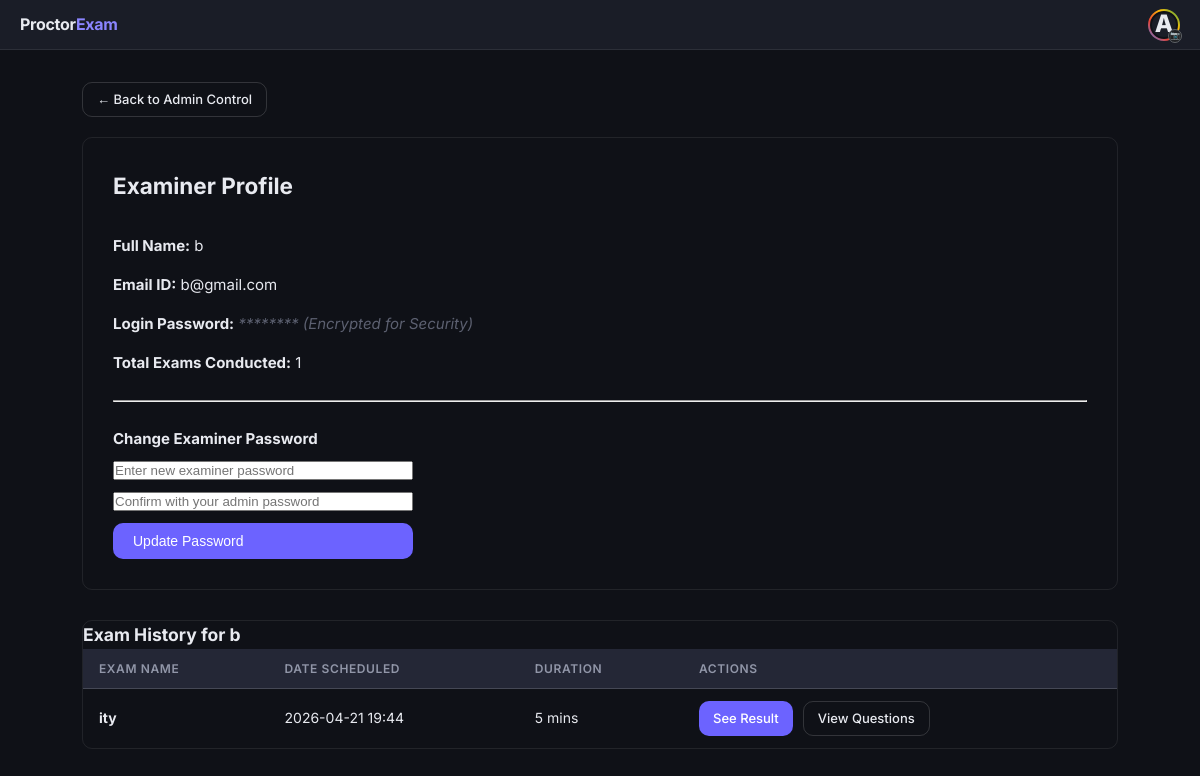
The page /admin/examiner/2/details (signed in) on the database as committed earlier.
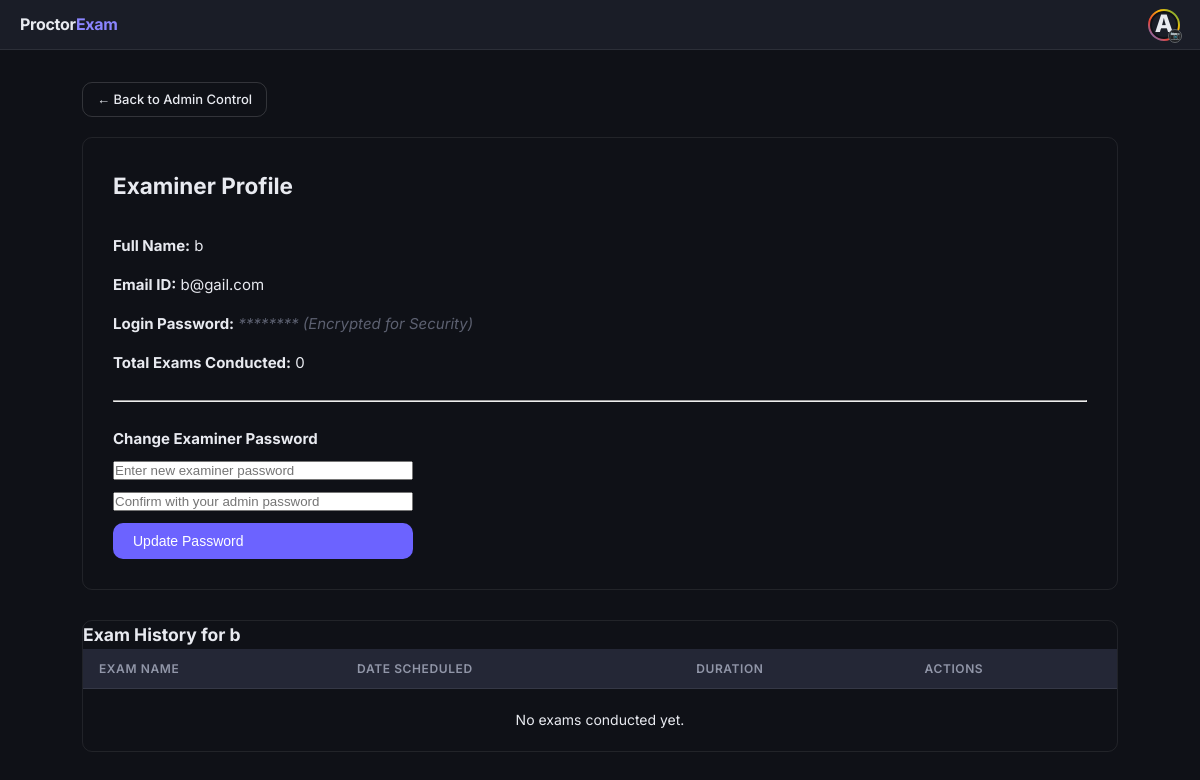
The same page on the database as committed later.
### tables this page shows
CREATE TABLE users (
    id INTEGER PRIMARY KEY AUTOINCREMENT,
    role TEXT NOT NULL,                  -- student / admin / examiner / developer
    username TEXT NOT NULL,
    email TEXT UNIQUE NOT NULL,
    password TEXT NOT NULL,
    college_name TEXT NOT NULL,
    profile_pic TEXT DEFAULT 'default_avatar.png',
    status TEXT DEFAULT 'active'         -- pending / active / rejected
);

CREATE TABLE exams (
    id INTEGER PRIMARY KEY AUTOINCREMENT,
    exam_name TEXT NOT NULL,
    subject TEXT NOT NULL,
    description TEXT,
    start_time TEXT NOT NULL,
    duration INTEGER NOT NULL,
    random_password TEXT NOT NULL,
    examiner_id INTEGER NOT NULL,
    results_published INTEGER DEFAULT 0,

    -- âœ… CSV FEATURE
    allowed_emails TEXT,

    FOREIGN KEY (examiner_id) REFERENCES users(id)
);

### app.py (the view)
@app.route('/admin/examiner/<int:teacher_id>/details')
@login_required
@admin_required
def teacher_details(teacher_id):
    conn = get_db()
    teacher = conn.execute('SELECT * FROM users WHERE id = ? AND role = "examiner" AND college_name = ?',
                           (teacher_id, session['college'])).fetchone()
    if not teacher:
        conn.close()
        flash("Examiner not found.", "error")
        return redirect(url_for('admin_dashboard'))
    exams = conn.execute('SELECT * FROM exams WHERE examiner_id = ?', (teacher_id,)).fetchall()
    conn.close()
    return render_template('admin_teacher_view.html', teacher=teacher, exams=exams)

### app.py (called while the page is built)
def get_db():
    conn = sqlite3.connect(DB_PATH, timeout=20)
    conn.row_factory = sqlite3.Row
    return conn

def login_required(f):
    @wraps(f)
    def decorated(*args, **kwargs):
        if 'user_id' not in session: return redirect(url_for('login'))
        return f(*args, **kwargs)
    return decorated

def admin_required(f):
    @wraps(f)
    def decorated(*args, **kwargs):
        if session.get('role') != 'admin':
            flash('Access Denied: Master Admin privileges required.', 'error')
            return redirect(url_for('dashboard'))
        return f(*args, **kwargs)
    return decorated

### templates/admin_teacher_view.html (shortened to what this page needs)
{% extends "base.html" %}
{% block content %}
<div class="page">
    <div style="margin-bottom: 20px;">
        <a href="{{ url_for('admin_dashboard') }}" class="btn btn-outline btn-sm">← Back to Admin Control</a>
    </div>
    <div class="table-wrap" style="padding: 30px;">
        <h2 style="border-bottom: 2px solid var(--accent1); padding-bottom: 10px;">
            Examiner Profile
        </h2>
        <div style="margin-top: 20px; display: flex; flex-direction: column; gap: 15px;">
            <div><strong>Full Name:</strong> {{ teacher.username }}</div>
            <div><strong>Email ID:</strong> {{ teacher.email }}</div>
            <div>
                <strong>Login Password:</strong>
                <span style="color:var(--text3); font-style: italic;">
                    ******** (Encrypted for Security)
                </span>
            </div>
            <div><strong>Total Exams Conducted:</strong> {{ exams|length }}</div>
        </div>
        <hr style="margin:25px 0;">
        <h4 style="margin-bottom:10px;">Change Examiner Password</h4>
        <form id="changePasswordForm" method="POST" action="{{ url_for('admin_change_examiner_password', user_id=teacher.id) }}">
            <div style="display:flex; flex-direction:column; gap:12px; max-width:300px;">
                <input
                    type="text"
                    name="new_password"
                    placeholder="Enter new examiner password"
                    class="form-control"
                >
                <input
                    type="password"
                    name="admin_password"
                    placeholder="Confirm with your admin password"
                    class="form-control"
                >
                <button type="submit" class="btn btn-primary">
                    Update Password
                </button>
            </div>
        </form>
    </div>
    <div class="table-wrap" style="margin-top: 30px;">
        <h3>Exam History for {{ teacher.username }}</h3>
        <table>
            <thead>
                <tr>
                    <th>Exam Name</th>
                    <th>Date Scheduled</th>
                    <th>Duration</th>
                    <th>Actions</th>
                </tr>
            </thead>
            <tbody>
                {% for exam in exams %}
                <tr>
                    <td><strong>{{ exam.exam_name }}</strong></td>
                    <td>{{ exam.start_time.replace('T', ' ') }}</td>
                    <td>{{ exam.duration }} mins</td>
                    <td>
                        <div style="display: flex; gap: 10px;">
                            <a href="{{ url_for('exam_detail_results', exam_id=exam.id) }}" class="btn btn-primary btn-sm">
                                See Result
                            </a>
                            <a href="{{ url_for('view_exam_questions', exam_id=exam.id) }}" class="btn btn-outline btn-sm">
                                View Questions
                            </a>
                        </div>
                    </td>
                </tr>
                {% else %}
                <tr>
                    <td colspan="4" style="text-align:center; padding:20px;">
                        No exams conducted yet.
                    </td>
                </tr>
                {% endfor %}
            </tbody>
        </table>
    </div>
</div>
{% endblock %}

Rows that differ between the two databases and show on the page:
removed exams: exam_name "ity", start_time.replace "2026-04-21 19:44", duration "5"
changed users: email "b@gmail.com" → "b@gail.com"
Other text that changed with them:
{{ exams|length }}: "1" → "0"
text now shown: "No exams conducted yet."
